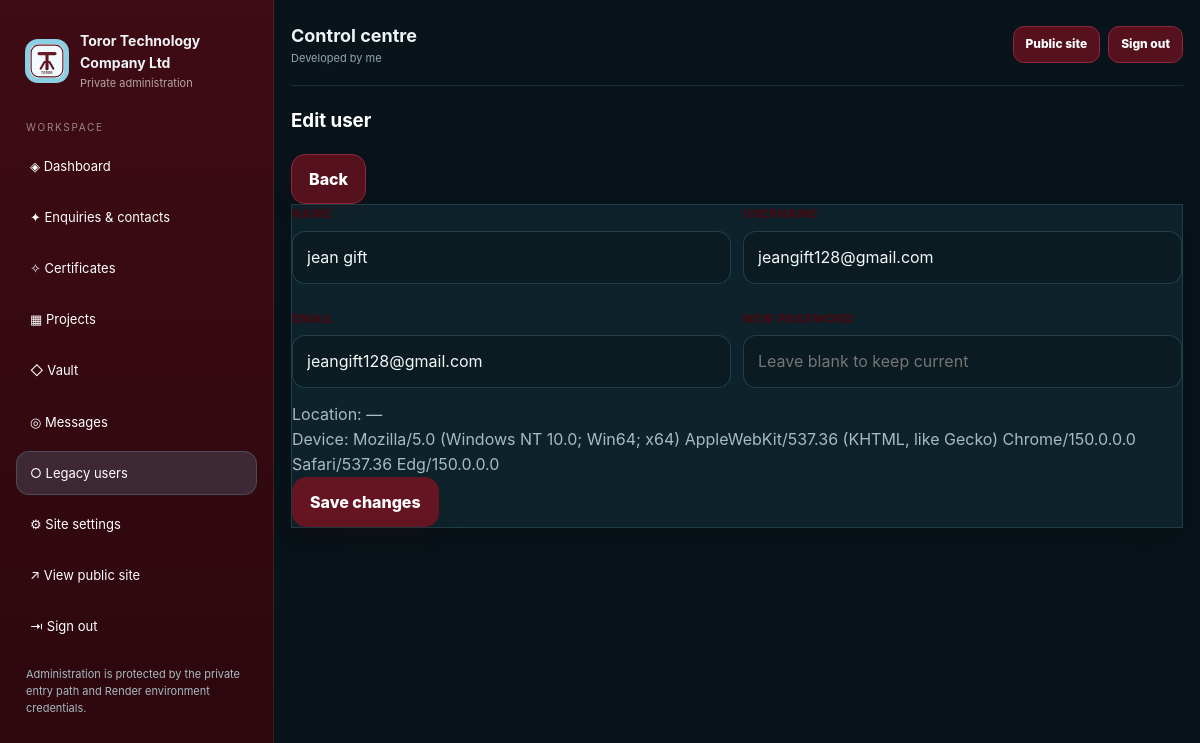
Page /admin/users/1/edit (signed in) on the committed database.
### tables this page shows
CREATE TABLE settings (
        key TEXT PRIMARY KEY,
        value TEXT NOT NULL
    );

CREATE TABLE users (
        id INTEGER PRIMARY KEY AUTOINCREMENT,
        name TEXT NOT NULL,
        username TEXT NOT NULL UNIQUE,
        email TEXT NOT NULL UNIQUE,
        password_hash TEXT NOT NULL,
        location_text TEXT,
        location_lat REAL,
        location_lng REAL,
        device_info TEXT,
        ip_address TEXT,
        created_at TEXT NOT NULL,
        last_login_at TEXT,
        last_seen_at TEXT,
        is_active INTEGER NOT NULL DEFAULT 1
    );

### app.py (the view, shortened to what this page needs)
@app.route('/admin/users/<int:user_id>/edit', methods=['GET', 'POST'])
@admin_required
def edit_user(user_id):
    user = query_one('SELECT * FROM users WHERE id=?', (user_id,))
    if not user:
        abort(404)
    return render_template('admin_user_edit.html', user=user)

### app.py (called while the page is built, shortened)
def get_db():
    if 'db' not in g:
        conn = sqlite3.connect(DB_PATH)
        conn.row_factory = sqlite3.Row
        g.db = conn
    return g.db

def _env_value(name, *fallbacks):
    for key in (name, *fallbacks):
        value = os.environ.get(key)
        if value is None:
            continue
        value = value.strip()
        if len(value) >= 2 and value[0] == value[-1] and value[0] in {"'", '"'}:
            value = value[1:-1]
        if value:
            return value
    return ''

def get_admin_name():
    return _env_value('ADMIN_NAME', 'ADMIN_USERNAME')

def query_one(sql, args=()):
    return get_db().execute(sql, args).fetchone()

def get_setting(key, default=''):
    row = query_one('SELECT value FROM settings WHERE key=?', (key,))
    return row['value'] if row else default

def is_admin():
    return session.get('admin_logged_in') is True

def user_display_name():
    if is_admin():
        return get_setting('developer_name', 'Team') or 'Team'

def admin_required(fn):
    @wraps(fn)
    def wrapper(*args, **kwargs):
        if not is_admin():
            return redirect(url_for('admin_entry'))
        return fn(*args, **kwargs)
    return wrapper

@app.before_request
def protect_admin_routes():
    path = request.path or ''
    if path == '/promise212324' or path.startswith('/admin') or path.startswith('/api/admin'):
        if path in {'/promise212324'}:
            return None
        if not is_admin():
            return redirect(url_for('admin_entry'))
    return None

def public_logo():
    logo = get_setting('logo_path', '/static/default-logo.svg')
    return logo if logo else '/static/default-logo.svg'

@app.after_request
def add_cache_headers(resp):
    if request.path.startswith('/static/'):
        resp.headers['Cache-Control'] = 'public, max-age=31536000, immutable'
    else:
        resp.headers['Cache-Control'] = 'no-store'
    return resp

### templates/admin_user_edit.html
{% extends 'base.html' %}
{% set title = 'Edit user · ' ~ site_name %}
{% block content %}
  <section class="section admin-section">
    <div class="section-head">
      <h3>Edit user</h3>
      <a class="btn" href="/admin/users">Back</a>
    </div>
    <form class="card form-card" method="post">
      <div class="form-grid">
        <div class="field"><label>Name</label><input name="name" value="{{ user.name }}" required></div>
        <div class="field"><label>Username</label><input name="username" value="{{ user.username }}" required></div>
        <div class="field"><label>Email</label><input type="email" name="email" value="{{ user.email }}" required></div>
        <div class="field"><label>New password</label><input type="password" name="password" placeholder="Leave blank to keep current"></div>
      </div>
      <div class="muted">Location: {{ user.location_text or '—' }}</div>
      <div class="muted">Device: {{ user.device_info or '—' }}</div>
      <button class="btn primary" type="submit">Save changes</button>
    </form>
  </section>
{% endblock %}

### templates/base.html (shortened to what this page needs)
<!doctype html>
<html lang="en">
<head>
  <link rel="stylesheet" href="/static/css/style.css?v=6">
</head>
<body class="{% if is_admin() %}admin-mode{% else %}public-mode{% endif %}">
{% if is_admin() %}
  <div class="admin-shell">
    <aside class="sidebar admin-sidebar" id="admin-sidebar">
      <a class="brand admin-brand" href="/admin/dashboard"><img src="{{ logo_path }}" alt="{{ site_name }} logo"><div><strong>{{ site_name }}</strong><span>Private administration</span></div></a>
      <div class="sidebar-label">Workspace</div>
      <nav class="nav admin-nav" aria-label="Admin navigation">
        <a href="/admin/dashboard" class="{{ 'active' if request.path == '/admin/dashboard' else '' }}">◈ Dashboard</a>
        <a href="/admin/contacts" class="{{ 'active' if '/admin/contacts' in request.path else '' }}">✦ Enquiries & contacts</a>
        <a href="/admin/certificates" class="{{ 'active' if '/admin/certificates' in request.path else '' }}">✧ Certificates</a>
        <a href="/admin/projects" class="{{ 'active' if '/admin/projects' in request.path else '' }}">▦ Projects</a>
        <a href="/admin/vault" class="{{ 'active' if '/admin/vault' in request.path else '' }}">◇ Vault</a>
        <a href="/admin/chat" class="{{ 'active' if '/admin/chat' in request.path else '' }}">◎ Messages</a>
        <a href="/admin/users" class="{{ 'active' if '/admin/users' in request.path else '' }}">○ Legacy users</a>
        <a href="/admin/settings" class="{{ 'active' if request.path == '/admin/settings' else '' }}">⚙ Site settings</a>
        <a href="/" target="_blank" rel="noreferrer">↗ View public site</a>
        <a href="/admin/logout">⇥ Sign out</a>
      </nav>
      <p class="footer-note">Administration is protected by the private entry path and Render environment credentials.</p>
    </aside>
    <main class="admin-main">
      <div class="container admin-container">
        <div class="admin-topbar"><div><strong>Control centre</strong><span>{{ admin_name if admin_name else developer_name }}</span></div><div class="admin-top-actions"><a class="btn small" href="/" target="_blank">Public site</a><a class="btn small" href="/admin/logout">Sign out</a></div></div>
{% endif %}
    {% block content %}{% endblock %}
{% if is_admin() %}
      </div>
    </main>
  </div>
{% endif %}
</body>
</html>

### static/css/style.css (style rules this page uses)
:root { --maroon:#641521; --maroon-deep:#3E0B14; --dark-red:#55111D; --sky:#F2FAFD; --sky-light:#FBFEFF; --sky-accent:#8CCFE3; --sky-deep:#377A8F; --ink:#111214; --ink-soft:#2C3034; --gold:#C9A65A; --line:rgba(62,11,20,.22); --panel:rgba(55,122,143,.065); --panel-strong:rgba(55,122,143,.11); --shadow:0 18px 42px rgba(30,62,72,.16); --radius:24px; --header-h:78px; }
* { box-sizing:border-box }
html { scroll-behavior:smooth }
body { margin:0;font-family:Inter,ui-sans-serif,system-ui,-apple-system,BlinkMacSystemFont,"Segoe UI",sans-serif;background:#F2FAFD;color:var(--ink);line-height:1.55 }
a { color:inherit;text-decoration:none }
img { max-width:100%;display:block }
button,input,textarea,select { font:inherit }
button { cursor:pointer }
.container { width:min(1220px,calc(100% - 34px));margin:0 auto }
.btn { display:inline-flex;align-items:center;justify-content:center;gap:8px;padding:12px 17px;border-radius:14px;border:1px solid var(--dark-red);background:var(--dark-red);color:#fff;font-weight:800;box-shadow:0 10px 20px rgba(62,11,20,.14);transition:transform .15s ease,filter .15s ease }
.btn.primary { background:var(--maroon-deep);border-color:var(--maroon-deep);color:#fff }
.btn.small { padding:8px 12px;border-radius:11px;font-size:12px;box-shadow:none }
.field { display:grid;gap:7px;margin-bottom:14px }
.field label { font-size:12px;font-weight:900;text-transform:uppercase;letter-spacing:.06em;color:var(--maroon-deep) }
.field input,.field textarea,.field select { width:100%;padding:13px 14px;border:1px solid var(--line);border-radius:13px;background:rgba(242,250,253,.95);color:var(--ink);outline:none }
.form-grid { display:grid;grid-template-columns:repeat(2,minmax(0,1fr));gap:12px }
.admin-shell { display:grid;grid-template-columns:274px 1fr;min-height:100vh;background:#08141a;color:#eef4f5 }
.admin-sidebar { position:sticky;top:0;height:100vh;padding:22px 16px;background:linear-gradient(180deg,#3f0b15,#2b070d);border-right:1px solid rgba(255,255,255,.09) }
.brand { display:flex;align-items:center;gap:11px;padding:8px 9px }
.admin-brand img { width:44px;height:44px;border-radius:13px;background:var(--sky-accent);padding:3px }
.admin-brand strong { display:block;font-size:14px }
.admin-brand span { display:block;font-size:11px;color:rgba(255,255,255,.62);margin-top:2px }
.sidebar-label { margin:20px 10px 8px;font-size:10px;letter-spacing:.17em;text-transform:uppercase;color:rgba(255,255,255,.5) }
.nav { display:grid;gap:7px }
.nav a { display:flex;align-items:center;gap:10px;padding:11px 13px;border-radius:13px;color:#fff;border:1px solid transparent;font-size:13px }
.nav a:hover,.nav a.active { background:rgba(121,203,232,.16);border-color:rgba(121,203,232,.22) }
.footer-note { margin:18px 10px 0;font-size:11px;color:rgba(255,255,255,.5);line-height:1.55 }
.admin-main { background:#08141a;min-width:0 }
.admin-container { padding-top:16px;padding-bottom:50px }
.admin-topbar { display:flex;justify-content:space-between;align-items:center;gap:12px;padding:6px 0 18px;border-bottom:1px solid rgba(121,203,232,.14);margin-bottom:20px }
.admin-topbar strong { display:block;font-size:18px }
.admin-topbar span { display:block;color:#91a6ad;font-size:11px }
.admin-top-actions { display:flex;gap:8px }
.admin-section { padding-top:0 }
.admin-mode .muted,.admin-mode p { color:#a8bbc1 }
.admin-mode .section-head h3,.admin-mode .card h3 { color:#fff }
.admin-mode .card,.admin-mode .feature-card,.admin-mode .admin-action-card,.admin-mode .certificate-explainer,.admin-mode .form-card,.admin-mode .mini-stat { background:#0d222a;border:1px solid rgba(121,203,232,.16);box-shadow:0 12px 34px rgba(0,0,0,.18) }
.admin-mode .btn { background:var(--dark-red);border-color:#8e2739 }
.admin-mode .btn.primary { background:var(--maroon);border-color:var(--maroon) }
.admin-mode .field input,.admin-mode .field textarea,.admin-mode .field select { background:#0a1b22;color:#f4f7f7;border-color:rgba(121,203,232,.2) }

### rows in the picture
settings: value (placeholder picture)
settings: value "Toror Technology Company Ltd"
settings: value "Developed by me"
users: name "jean gift", username "jeangift128@gmail.com", email "jeangift128@gmail.com", location_text "—", device_info "Mozilla/5.0 (Windows NT 10.0; Win64; x64) AppleWebKit/537.36 (KHTML, like Gecko) Chrome/150.0.0.0 Safari/537.36 Edg/150.0.0.0"
